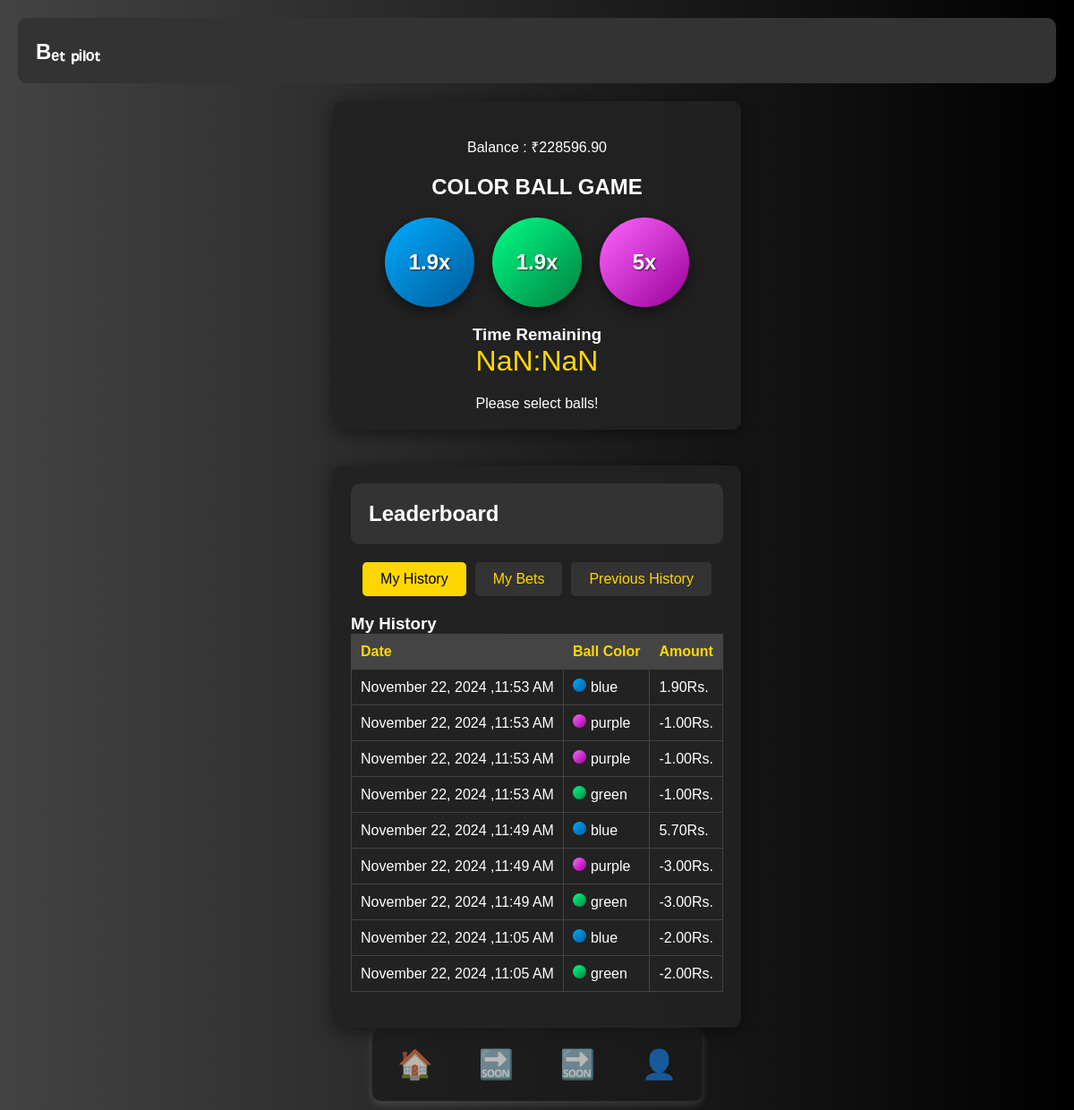
Screenshot of /colorgame/ (signed in) with the database file from the repository.
### core/models.py (models this page shows, shortened)
class UserAmount(models.Model):
    user = models.OneToOneField(User, on_delete=models.CASCADE)
    balance = models.DecimalField(max_digits=10, decimal_places=2)

class UserHistory(models.Model):
    user = models.ForeignKey(User, on_delete=models.CASCADE)
    bet_color = models.CharField(max_length=200,default='')
    bet_amount= models.CharField(max_length=200)
    created_at = models.DateTimeField(auto_now_add=True)

### core/views.py (the view, shortened to what this page needs)
# urls.py: path('colorgame/',colorgame,name="colorgame"),
@csrf_exempt
@login_required(login_url='userlogin')
def colorgame(request):
    previous_history = get_previous_winrecord()
    allwinrecord_lst= get_win_record(request)
    balance=get_user_balance(request)
    ball_color_game_data=get_ball_color_game_data(request)
    time_remaining= check_task_time()
    print('➡ time_remaining:', time_remaining)
    return render(request, 'core/colorgame.html',{"ballcolorgamedata":ball_color_game_data,"time_remaining":time_remaining,"balance":balance,"allwinrecord_lst":allwinrecord_lst,"previous_history":previous_history})

### core/check_time.py (called while the page is built)
def check_task_time():
    now = timezone.now()  # Use timezone-aware now()
    print('➡ now:', now)
    try:
        start_time = ColorGameTimeAdd.objects.get().start_time
        print('➡ start_time:', start_time)
        time_remaining = now - start_time
        return 120-int(time_remaining.total_seconds())
    except ColorGameTimeAdd.DoesNotExist:
        print('No ColorGameTimeAdd record found')
        return None

### core/views.py (called while the page is built)
def get_ball_color_game_data(request):
    ballcolorgameobjs=BallColorGame.objects.filter(user=request.user)
    ball_color_game_data = []
    for ballcolorgameobj in ballcolorgameobjs:
        ball_color = ballcolorgameobj.ball_color
        bet_amount = ballcolorgameobj.bet_amount
        bet_time = ballcolorgameobj.bet_time
        ball_color_game_data.append((bet_time, ball_color, bet_amount))
    return ball_color_game_data

def get_user_balance(request):
    if UserAmount.objects.filter(user=request.user).exists():
        user_amount_obj=UserAmount.objects.get(user=request.user)
        return user_amount_obj.balance
    return 0

def get_win_record(request):
    allwinrecord_lst=[]
    if UserHistory.objects.filter(user=request.user).exists():
        for useramountobj in UserHistory.objects.filter(user=request.user):
            allwinrecord_lst.append((useramountobj.created_at,useramountobj.bet_color,useramountobj.bet_amount))
    allwinrecord_lst.reverse()
    return allwinrecord_lst

def get_previous_winrecord():
    previous_winrecord_lst=[]
    if PreviousHistory.objects.all().exists():
        for previoushistoryobj in PreviousHistory.objects.all():
            previous_winrecord_lst.append((previoushistoryobj.created_at,previoushistoryobj.bet_color))
    previous_winrecord_lst.reverse()
    return previous_winrecord_lst

### core/templates/core/colorgame.html (shortened to what this page needs)
<!DOCTYPE html>
{%load static%}
<html lang="en">
<head>
    <link rel="stylesheet" href="{% static 'core/css/colorgame.css'%}">
</head>
<body>
    <header>
        <h2>Bₑₜ ₚᵢₗₒₜ</h2>
    </header>
    <main>
        <section class="game-section" style="text-align:center;">
            <div class="ball-container">
                <p style="width:230px;" id='balanceid'>Balance : ₹{{balance}}</p>
            </div>
            <h1>COLOR BALL GAME</h1>
            <div class="ball-container">
                <div class="ball blue-ball" onclick="selectBall('blue')">
                    <span class="ball-text">1.9x</span>
                </div>
                <div class="ball green-ball" onclick="selectBall('green')">
                    <span class="ball-text">1.9x</span>
                </div>
                <div class="ball purple-ball" onclick="selectBall('purple')">
                    <span class="ball-text">5x</span>
                </div>
            </div>
            <div class="timer-container">
                <h3>Time Remaining</h3>
                <div class="timer" id="timer">{{displaytime}}</div>
            </div>
            <div class="selected-ball-message">
                <p><span id="selected-ball">Please select balls!</span></p>
            </div>
        </section>
        <section class="leaderboard">
            <header>
                <h2>Leaderboard</h2>
            </header>
            <div class="tabs">
                <button id="myHistoryTab" class="tab active">My History</button>
                <button id="previousResultsTab" class="tab">My Bets</button>
                <button id="previousHistoryTab" class="tab">Previous History</button>
            </div>
            <div id="myHistory" class="tab-content active">
                <h3>My History</h3>
                <table id="myHistoryTable">
                    <thead>
                        <tr>
                            <th>Date</th>
                            <th>Ball Color</th>
                            <th>Amount</th>
                        </tr>
                    </thead>
                    <tbody id="userhistoryid">
                        {%for userwinhistory in allwinrecord_lst%}
                        <tr>
                            <td>{{userwinhistory.0|date:"F j, Y ,h:i A"}}</td>
                            <td><span class="color-badge {{userwinhistory.1}}-ball"></span>{{userwinhistory.1}}</td>
                            <td>{{userwinhistory.2}}Rs.</td>
                        </tr>
                        {%endfor%}
                    </tbody>
                </table>
            </div>
        </section>
    </main>
    <div class="fixed-icons" style="opacity:0.7">
        <a href="{% url 'home'%}"><button class="nav-item">🏠</button></a>
        <button class="nav-item">🔜</button>
        <button class="nav-item">🔜</button>
        <a href="{% url 'userprofile'%}"><button class="nav-item">👤</button></a>
    </div>
</body>
</html>

### core/static/core/css/colorgame.css (style rules this page uses)
* { margin: 0; padding: 0; box-sizing: border-box; }
body { font-family: 'Arial', sans-serif; background: linear-gradient(270deg, #000000, #434343); color: #fff; display: flex; flex-direction: column; align-items: center; min-height: 100vh; padding: 20px; -webkit-user-select: none; -moz-user-select: none; -ms-user-select: none; user-select: none; }
header { display: flex; flex-direction: row; align-items: center; width: 100%; background-color: #333; padding: 20px; border-radius: 10px; margin-bottom: 20px; }
h2 { margin: 0; color: white; flex: 1; }
.game-section { text-align: center; background-color: rgba(34, 34, 34, 0.9); padding: 20px; border-radius: 10px; box-shadow: 0 4px 20px rgba(0, 0, 0, 0.5); }
.ball-container { display: flex; justify-content: center; gap: 20px; margin: 20px 0; flex-wrap: wrap; }
.ball { width: 20vw; height: 20vw; max-width: 100px; max-height: 100px; border-radius: 50%; cursor: pointer; transition: transform 0.3s; box-shadow: 0 5px 15px rgba(0, 0, 0, 0.5); display: flex; align-items: center; justify-content: center; font-weight: bold; color: white; position: relative; }
.blue-ball { background: linear-gradient(135deg, #00aaff, #005b99); }
.green-ball { background: linear-gradient(135deg, #00ff88, #00803f); }
.purple-ball { background: linear-gradient(135deg, #ff66ff, #990099); }
.ball-text { position: absolute; font-size: 2vw; color: white; text-shadow: 1px 1px 2px rgba(0, 0, 0, 0.7); }
.timer-container { margin: 20px 0; }
.timer { font-size: 2rem; color: #FFD700; }
.leaderboard { margin-top: 40px; background-color: rgba(34, 34, 34, 0.9); padding: 20px; border-radius: 10px; box-shadow: 0 4px 20px rgba(0, 0, 0, 0.5); width: 100%; max-width: 800px; }
.tabs { display: flex; justify-content: center; margin-bottom: 20px; }
.tab { background-color: #333; color: #FFD700; border: none; padding: 10px 20px; margin: 0 5px; border-radius: 5px; cursor: pointer; transition: background-color 0.3s, color 0.3s; }
.tab.active { background-color: #FFD700; color: #000; }
.tab-content { display: none; }
.tab-content.active { display: block; }
table { width: 100%; border-collapse: collapse; margin-bottom: 20px; }
table th, table td { padding: 10px; text-align: left; border: 1px solid #444; }
table th { background-color: #444; color: #FFD700; }
table td { background-color: #222; }
.color-badge { display: inline-block; width: 15px; height: 15px; border-radius: 50%; margin-right: 5px; }
.blue-ball { background-color: #00aaff; }
.green-ball { background-color: #00ff88; }
.purple-ball { background-color: #ff66ff; }
.fixed-icons { position: fixed; bottom: 10px; left: 50%; transform: translateX(-50%); display: flex; gap: 15px; background-color: #1A1A1A; padding: 10px; border-radius: 10px; box-shadow: 0 4px 10px rgba(255, 255, 255, 0.2); }
.nav-item { background-color: transparent; color: #FFFFFF; border: none; font-size: 2rem; cursor: pointer; transition: color 0.3s ease; }
button { background-color: #f39c12; border: none; color: white; padding: 12px 18px; text-align: center; font-size: 16px; border-radius: 8px; cursor: pointer; transition: transform 0.3s, background-color 0.3s; position: relative; overflow: hidden; }
button::after { content: ''; position: absolute; width: 100%; height: 100%; background: rgba(255, 255, 255, 0.3); transform: scale(0); transition: transform 0.5s; border-radius: 50%; left: 50%; top: 50%; z-index: 0; }

### rows the page displays
UserAmount: balance "228596.90"
UserHistory: created_at "November 22, 2024 ,11:53 AM", bet_color "blue", bet_amount "1.90"
UserHistory: created_at "November 22, 2024 ,11:53 AM", bet_color "purple", bet_amount "-1.00"
UserHistory: created_at "November 22, 2024 ,11:53 AM", bet_color "purple", bet_amount "-1.00"
UserHistory: created_at "November 22, 2024 ,11:53 AM", bet_color "green", bet_amount "-1.00"
UserHistory: created_at "November 22, 2024 ,11:49 AM", bet_color "blue", bet_amount "5.70"
UserHistory: created_at "November 22, 2024 ,11:49 AM", bet_color "purple", bet_amount "-3.00"
UserHistory: created_at "November 22, 2024 ,11:49 AM", bet_color "green", bet_amount "-3.00"
UserHistory: created_at "November 22, 2024 ,11:05 AM", bet_color "blue", bet_amount "-2.00"
UserHistory: created_at "November 22, 2024 ,11:05 AM", bet_color "green", bet_amount "-2.00"
